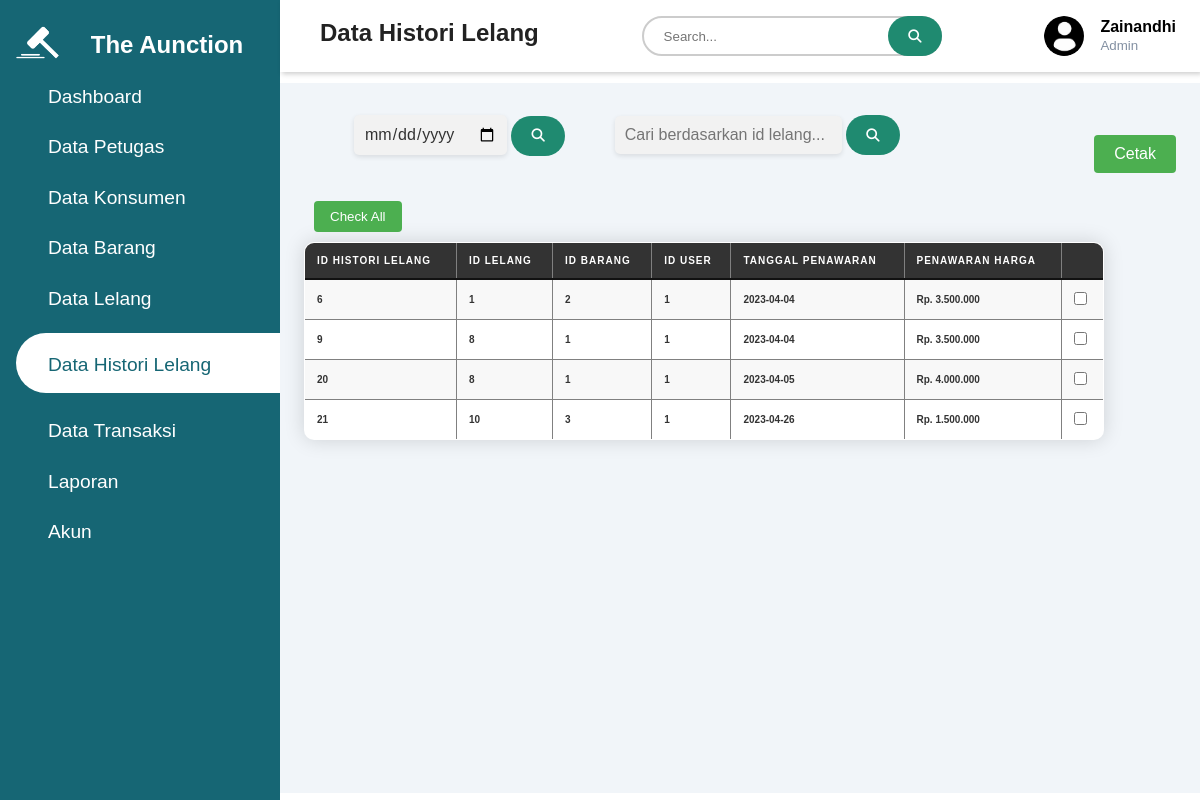
Screenshot of /admin/page/datahistorilelang.php (signed in) with the database file from the repository.
### tables this page shows
CREATE TABLE `tpetugas` (
  `id_petugas` int(11) NOT NULL,
  `nama_petugas` varchar(50) NOT NULL,
  `username` varchar(25) NOT NULL,
  `password` varchar(25) NOT NULL,
  `id_level` int(11) NOT NULL,
  `gambar` varchar(50) NOT NULL
);

CREATE TABLE `thistori_lelang` (
  `id_histori` int(11) NOT NULL,
  `id_lelang` int(11) NOT NULL,
  `id_barang` int(11) NOT NULL,
  `id_user` int(11) NOT NULL,
  `tanggal_penawaran` date DEFAULT curdate(),
  `penawaran_harga` int(11) NOT NULL
);

### admin/page/datahistorilelang.php (the view, shortened to what this page needs)
<?php
require '../../php/koneksi.php';
if (isset($_SESSION['login'])) {
    $id_petugas = $_SESSION['id_petugas'];
    $query = "SELECT * FROM tpetugas WHERE id_petugas='$id_petugas'";
    $a = mysqli_query($koneksi, $query);
    $data = mysqli_fetch_array($a);
} else {
    header("location:../../php/page/loginpetugas.php");
}
?>
<!DOCTYPE html>
<html lang="en">
<head>
    <link rel="stylesheet"
        href="https://maxst.icons8.com/vue-static/landings/line-awesome/line-awesome/1.3.0/css/line-awesome.min.css">
    <link rel="stylesheet" href="https://cdnjs.cloudflare.com/ajax/libs/font-awesome/6.4.0/css/all.min.css"
 />
    <link rel="stylesheet" href="../../assets/css/test.css">
</head>
<body>
    <div class="sidebar">
        <div class="sidebar-brand">
            <h1>
                <img src="../../assets/img/LELANG6.png" alt="" width="70px" height="70px">
                <h2>The Aunction</h2>
            </h1>
        </div>
        <div class="sidebar-menu">
            <ul>
                <li>
                    <a href="dashboard.php"><span class="las la-igloo"></span>
                        <span>Dashboard</span></a>
                </li>
            </ul>
            <ul>
                <li>
                    <a href="datapetugas.php"><span class="las la-users"></span>
                        <span>Data Petugas</span></a>
                </li>
            </ul>
            <ul>
                <li>
                    <a href="datakonsumen.php"><span class="las la-users"></span>
                        <span>Data Konsumen</span></a>
                </li>
            </ul>
            <ul>
                <li>
                    <a href="databarang.php"><span class="las la-clipboard-list"></span>
                        <span>Data Barang</span></a>
                </li>
            </ul>
            <ul>
                <li>
                    <a href="datalelang.php"><span class="las la-clipboard-list"></span>
                        <span>Data Lelang</span></a>
                </li>
            </ul>
            <ul>
                <li>
                    <a href="datahistorilelang.php" class="active"><span class="las la-clipboard-list"></span>
                        <span>Data Histori Lelang</span></a>
                </li>
            </ul>
            <ul>
                <li>
                    <a href="datatransaksi.php"><span class="las la-clipboard-list"></span>
                        <span>Data Transaksi</span></a>
                </li>
            </ul>
            <ul>
                <li>
                    <a href="laporan.php"><span class="las la-clipboard-list"></span>
                        <span>Laporan</span></a>
                </li>
            </ul>
            <ul>
                <li>
                    <a href="akun.php"><span class="las la-user-circle"></span>
                        <span>Akun</span></a>
                </li>
            </ul>
        </div>
    </div>
    <div class="main-content">
        <header>
            <h2>
                <label for="nav-toggle">
                    <span class="las la-bars"></span>
                </label>
                Data Histori Lelang
            </h2>
            <div class="search-box">
                <form action="" method="POST">
                    <input type="text" name="search" placeholder="Search...">
                    <button type="submit" name="submit-search"><i class="fa fa-search"></i></button>
                </form>
            </div>
            <div class="user-wrapper">
                <img src="../../assets/img/<?= $data['gambar'] ?>" width="40px" height="40px" alt="">
                <div>
                    <h4>
                        <?= $data['username'] ?>
                    </h4>
                    <small>Admin</small>
                </div>
            </div>
        </header>
        <main>
            <div class="laporan-head">
                <div class="head">
                    <form action="" method="POST">
                        <input type="date" name="search">
                        <button type="submit" name="submit-search"><i class="fa fa-search"></i></button>
                    </form>
                    <form action="" method="POST">
                        <input type="text" name="search-id" placeholder="Cari berdasarkan id lelang...">
                        <button type="submit" name="submit-search-id"><i class="fa fa-search"></i></button>
                    </form>
                </div>
                <div class="cetak-laporan">
                    <form action="../action/cetak_histori.php" method="POST">
                        <button id="cetak" name="cetak"
                            onclick="return confirm('Yakin Ingin Mencetak Laporan?')">Cetak</button>
                    </form>
                </div>
            </div>
            <br>
            <button id="check-all" onclick="toggleCheckAll()" class="check-all">Check All</button>
            <table border="1" id="table-transaksi">
                <tr>
                    <th>Id Histori Lelang</th>
                    <th>Id Lelang</th>
                    <th>Id Barang</th>
                    <th>Id User</th>
                    <th>Tanggal Penawaran</th>
                    <th>Penawaran Harga</th>
                    <th></th>
                </tr>
                <?php
                include '../../php/koneksi.php';
                if (!isset($_POST['submit-search']) and !isset($_POST['submit-search-id'])) {
                    $data = mysqli_query($koneksi, "SELECT * FROM thistori_lelang");
                } else if (isset($_POST['submit-search'])) {
                    $key = htmlspecialchars($_POST['search']);
                    $data = mysqli_query($koneksi, "SELECT * FROM thistori_lelang WHERE id_histori LIKE '%$key%' OR id_barang LIKE '%$key%' OR id_user LIKE '%$key%' OR tanggal_penawaran LIKE '%$key%' OR penawaran_harga LIKE '%$key%'");
                } else if (isset($_POST['submit-search-id'])) {
                    $keyid = htmlspecialchars($_POST['search-id']);
                    $data = mysqli_query($koneksi, "SELECT * FROM thistori_lelang WHERE id_lelang LIKE '%$keyid%'");
                }
                while ($d = mysqli_fetch_array($data)) {
                    ?>
                    <tr>
                        <td>
                            <?= $d['id_histori']; ?>
                        </td>
                        <td>
                            <?= $d['id_lelang']; ?>
                        </td>
                        <td>
                            <?= $d['id_barang']; ?>
                        </td>
                        <td>
                            <?= $d['id_user']; ?>
                        </td>
                        <td>
                            <?= $d['tanggal_penawaran']; ?>
                        </td>
                        <td>
                            Rp.
                            <?= number_format($d['penawaran_harga'], 0, ',', '.'); ?>
                        </td>
                        <td>
                            <input type="checkbox" value="<?= $d['id_histori']; ?>">
                        </td>
                    </tr>
                    <?php
                }
                ?>
            </table>
        </main>
    </div>
</body>
</html>

### assets/css/test.css (style rules this page uses)
:root { --main-color: #166674; --color-dark: #1D2231; --text-grey: #8390A2; }
* { padding: 0; margin: 0; box-sizing: border-box; list-style-type: none; text-decoration: none; font-family: 'Poppins', sans-serif; }
.sidebar { width: 280px; position: fixed; left: 0; top: 0; height: 100%; background: var(--main-color); z-index: 100%; transition: widht 300ms; overflow: hidden; }
.sidebar-brand { height: 55px; padding-left: 1rem 0rem 1rem 2rem; display: flex; margin-top: 10px; }
.sidebar-brand h1 img { padding-left: 5px; width: 70px; height: auto; }
.sidebar-brand h2 { padding: 1.3rem; color: #fff; }
.sidebar-menu { margin-top: 1rem; }
.sidebar-menu li { width: 100%; margin-bottom: 1.4rem; padding-left: 1rem; }
.sidebar-menu a { padding-left: 1rem; display: block; color: #fff; font-size: 1.2rem; }
.sidebar-menu a.active { background: #fff; padding-top: 1rem; padding-bottom: 1rem; color: var(--main-color); border-radius: 30px 0px 0px 30px; transition: 3s; }
.sidebar-menu a span:first-child { font-size: 1.5rem; padding-right: 1rem; }
.main-content { margin-left: 280px; }
.head { display: flex; }
.head input { margin-left: 50px; padding: 10px; border: none; border-radius: 5px; background-color: #f2f2f2; color: #333; font-size: 16px; box-shadow: 0px 2px 5px rgba(0, 0, 0, 0.1); }
.head button[type="submit"] { height: 40px; padding: 12px 20px; background-color: #1F8A70; color: white; border: none; border-radius: 20px; cursor: pointer; }
header { background: #fff; display: flex; justify-content: space-between; padding: 1rem 1.5rem; box-shadow: 2px 2px 5px rgba(0, 0, 0, 0.2); position: fixed; left: 280px; width: calc(100% - 280px); top: 0; z-index: 100; transition: left 300ms; }
header h2 { color: #222; }
header label span { font-size: 1.7rem; padding-right: 1rem; }
.search-box { position: relative; width: 300px; height: 40px; }
.search-box input[type="text"] { width: 300px; height: 40px; padding: 10px 20px; box-sizing: border-box; border: none; border: 2px solid #ccc; border-radius: 20px; }
.search-box button[type="submit"] { position: absolute; right: 0; height: 40px; padding: 12px 20px; background-color: #1F8A70; color: white; border: none; border-radius: 20px; cursor: pointer; }
.user-wrapper { display: flex; align-items: center; }
.user-wrapper img { border-radius: 50%; margin-right: 1rem; object-fit: cover; }
.user-wrapper h4 { margin-bottom: 0rem !important; }
.user-wrapper small { display: inline-block; color: var(--text-grey); }
main { margin-top: 65px; padding: 2rem 1.5rem; background: #f1f5f9; min-height: calc(100vh - 90px); width: 100%; position: relative; }
.laporan-head { display: flex; justify-content: space-between; }
#check-all.check-all { padding: 8px 16px; background-color: #4CAF50; color: #fff; border: none; cursor: pointer; border-radius: 4px; margin: 10px; }
#table-transaksi { border-collapse: collapse; width: 100%; max-width: 800px; margin-left: 0px; background-color: #fff; color: #333; font-size: 10px; font-weight: 400; text-align: left; border-radius: 10px; overflow: hidden; box-shadow: 0 0 20px rgba(0, 0, 0, 0.15); }
#table-transaksi th, td { padding: 12px; text-align: left; vertical-align: middle; font-weight: bold; }
#table-transaksi th { background-color: #333; color: #fff; font-weight: 600; text-transform: uppercase; letter-spacing: 0.1em; border-bottom: 2px solid #111; }
#table-transaksi tr:nth-child(even) { background-color: #f8f8f8; }
.cetak-laporan { text-align: center; margin-top: 20px; }
.cetak-laporan form { display: inline-block; }
.cetak-laporan button { background-color: #4CAF50; color: white; padding: 10px 20px; border: none; cursor: pointer; font-size: 16px; border-radius: 4px; }
table { border-collapse: collapse; width: 100%; max-width: 800px; margin-left: 10px; background-color: #fff; color: #333; font-size: 14px; font-weight: 400; text-align: left; border-radius: 10px; overflow: hidden; box-shadow: 0 0 20px rgba(0, 0, 0, 0.15); }
th, td { padding: 12px; text-align: left; vertical-align: middle; }
th { background-color: #333; color: #fff; font-weight: 600; text-transform: uppercase; letter-spacing: 0.1em; border-bottom: 2px solid #111; }
tr:nth-child(even) { background-color: #f8f8f8; }

### rows the page displays
tpetugas: gambar (placeholder picture), username "Zainandhi"
thistori_lelang: id_histori "6", id_lelang "1", id_barang "2", id_user "1", tanggal_penawaran "2023-04-04", penawaran_harga "3.500.000"
thistori_lelang: id_histori "9", id_lelang "8", id_barang "1", id_user "1", tanggal_penawaran "2023-04-04", penawaran_harga "3.500.000"
thistori_lelang: id_histori "20", id_lelang "8", id_barang "1", id_user "1", tanggal_penawaran "2023-04-05", penawaran_harga "4.000.000"
thistori_lelang: id_histori "21", id_lelang "10", id_barang "3", id_user "1", tanggal_penawaran "2023-04-26", penawaran_harga "1.500.000"
